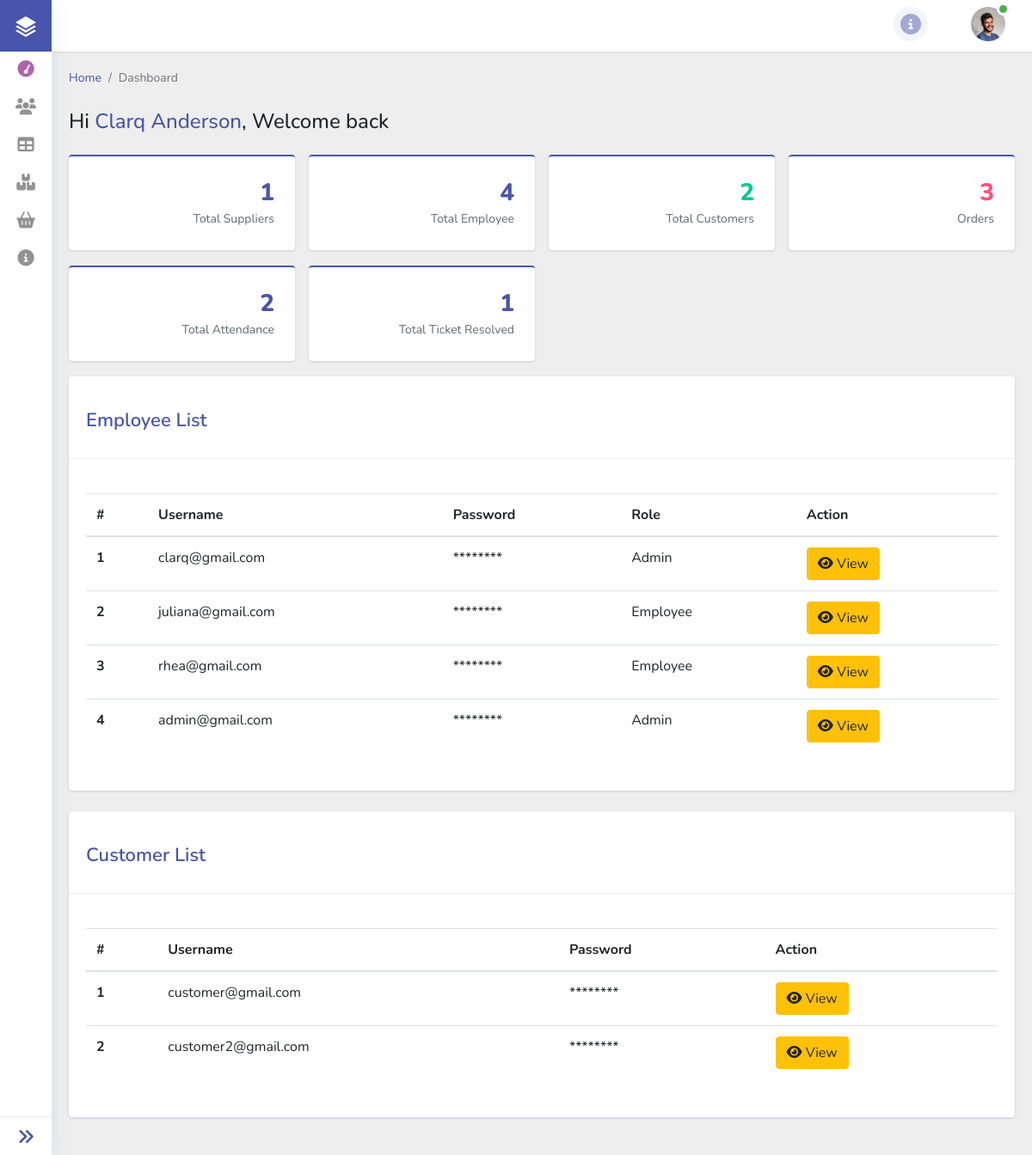
The app's page /dashboard/dashboard.php (signed in) with its own data.
### tables this page shows
CREATE TABLE `tbl_employee_account` (
  `employee_id` int(255) NOT NULL,
  `username` varchar(1000) NOT NULL,
  `password` varchar(1000) NOT NULL,
  `login_role_id` int(255) NOT NULL
);

CREATE TABLE `tbl_employee_info` (
  `employee_info_id` int(255) NOT NULL,
  `employee_id` int(255) NOT NULL,
  `relation_id` int(255) NOT NULL,
  `job_id` int(255) NOT NULL,
  `bill_id` int(255) NOT NULL,
  `firstname` varchar(100) NOT NULL,
  `middlename` varchar(100) NOT NULL,
  `lastname` varchar(100) NOT NULL,
  `birthdate` date NOT NULL,
  `gender` varchar(50) NOT NULL,
  `age` int(100) NOT NULL,
  `marital_status` varchar(200) NOT NULL,
  `email` varchar(200) NOT NULL,
  `phone_num` bigint(20) NOT NULL,
  `province` varchar(200) NOT NULL,
  `municipality` varchar(200) NOT NULL,
  `elem` varchar(300) DEFAULT NULL,
  `jhs` varchar(300) DEFAULT NULL,
  `shs` varchar(300) DEFAULT NULL,
  `college` varchar(300) DEFAULT NULL
);

CREATE TABLE `tbl_customer_account` (
  `customer_id` int(255) NOT NULL,
  `username` varchar(300) NOT NULL,
  `password` varchar(300) NOT NULL,
  `login_role_id` int(255) NOT NULL
);

### dashboard/dashboard-content/admin.php (the view, shortened to what this page needs)
<div class="main-content">
    <div class="container-fluid content-top-gap">
        <nav aria-label="breadcrumb">
            <ol class="breadcrumb my-breadcrumb">
                <li class="breadcrumb-item"><a href="index.html">Home</a></li>
                <li class="breadcrumb-item active" aria-current="page"><?= $_SESSION['title'] ?></li>
            </ol>
        </nav>
        <div class="welcome-msg pt-3 pb-4">
            <h1>Hi <span class="text-primary text-capitalize"><?= $user_row['firstname'] ?></span>, Welcome back</h1>
        </div>
        <div class="statistics">
            <div class="row">
                <div class="col-xl-6 pr-xl-2">
                    <div class="row">
                        <div class="col-sm-6 pr-sm-2 statistics-grid">
                            <div class="card card_border border-primary-top p-4">
                                <i class="lnr lnr-users"> </i>
                                <?php
                                $supplier_sql = "SELECT COUNT(*) as supplier FROM `tbl_supplier`";
                                $supplier_res = $conn->query($supplier_sql);
                                $supplier_row = $supplier_res->fetch_assoc();
                                ?>
                                <h3 class="text-primary number"><?= $supplier_row['supplier'] ?></h3>
                                <p class="stat-text">Total Suppliers</p>
                            </div>
                        </div>
                        <div class="col-sm-6 pl-sm-2 statistics-grid">
                            <div class="card card_border border-primary-top p-4">
                                <i class="lnr lnr-users"> </i>
                                <?php
                                $employee_sql = "SELECT COUNT(*) as employee FROM `tbl_employee_account`";
                                $employee_res = $conn->query($employee_sql);
                                $employee_row = $employee_res->fetch_assoc();
                                ?>
                                <h3 class="text-primary number"><?= $employee_row['employee'] ?></h3>
                                <p class="stat-text">Total Employee</p>
                            </div>
                        </div>
                    </div>
                </div>
                <div class="col-xl-6 pl-xl-2">
                    <div class="row">
                        <div class="col-sm-6 pr-sm-2 statistics-grid">
                            <div class="card card_border border-primary-top p-4">
                                <i class="lnr lnr-users"> </i>
                                <?php
                                $customer_sql = "SELECT COUNT(*) as customer FROM `tbl_customer_account`";
                                $customer_res = $conn->query($customer_sql);
                                $customer_row = $customer_res->fetch_assoc();
                                ?>
                                <h3 class="text-success number"><?= $customer_row['customer'] ?></h3>
                                <p class="stat-text">Total Customers</p>
                            </div>
                        </div>
                        <div class="col-sm-6 pl-sm-2 statistics-grid">
                            <div class="card card_border border-primary-top p-4">
                                <i class="lnr lnr-cart"> </i>
                                <?php
                                $order_sql = "SELECT COUNT(*) as 'order' FROM `tbl_order`";
                                $order_res = $conn->query($order_sql);
                                $order_row = $order_res->fetch_assoc();
                                ?>
                                <h3 class="text-danger number"><?= $order_row['order'] ?></h3>
                                <p class="stat-text">Orders</p>
                            </div>
                        </div>
                    </div>
                </div>
            </div>
            <div class="row">
                <div class="col-xl-6 pr-xl-2">
                    <div class="row">
                        <div class="col-sm-6 pr-sm-2 statistics-grid">
                            <div class="card card_border border-primary-top p-4">
                                <i class="lnr lnr-calendar-full text-info"> </i>
                                <?php
                                $attendance_sql = "SELECT COUNT(*) as attendance FROM `tbl_attendance`";
                                $attendance_res = $conn->query($attendance_sql);
                                $attendance_row = $attendance_res->fetch_assoc();
                                ?>
                                <h3 class="text-primary number"><?= $attendance_row['attendance'] ?></h3>
                                <p class="stat-text">Total Attendance</p>
                            </div>
                        </div>
                        <div class="col-sm-6 pl-sm-2 statistics-grid">
                            <div class="card card_border border-primary-top p-4">
                                <i class="lnr lnr-users"> </i>
                                <?php
                                $ticket_sql = "SELECT COUNT(*) as ticket FROM `tbl_ticket` WHERE is_resolved = 1";
                                $ticket_res = $conn->query($ticket_sql);
                                $ticket_row = $ticket_res->fetch_assoc();
                                ?>
                                <h3 class="text-primary number"><?= $ticket_row['ticket'] ?></h3>
                                <p class="stat-text">Total Ticket Resolved</p>
                            </div>
                        </div>
                    </div>
                </div>
            </div>
        </div>
        <section class="forms">
            <div class="card card_border py-2 mb-4">
                <div class="cards__heading">
                    <h3>Employee List <span></span></h3>
                </div>
                <div class="card-body">
                    <table id="employee" class="table table-hover" style="width:100%">
                        <thead>
                            <tr>
                                <th>#</th>
                                <th>Username</th>
                                <th>Password</th>
                                <th>Role</th>
                                <th>Action</th>
                            </tr>
                        </thead>
                        <tbody>
                            <?php
                            $sql = "SELECT * FROM `tbl_employee_account` INNER JOIN tbl_login_role ON tbl_employee_account.login_role_id = tbl_login_role.login_role_id";
                            $result = $conn->query($sql);
                            $count = 0;
                            while ($row = $result->fetch_assoc()) {
                                $count += 1;
                                ?>
                                <tr>
                                    <th scope="row"><?= $count ?></th>
                                    <td><?= $row['username'] ?></td>
                                    <td>********</td>
                                    <td class="text-capitalize"><?= $row['login_role'] ?></td>
                                    <td>
                                        <div class="d-flex">
                                            <form action="../forms/view-forms/employee.php" method="post" class="me-2">
                                                <button type="submit" class="btn btn-warning"><i class="fa fa-eye"
                                                        aria-hidden="true"></i> View</button>
                                            </form>
                                        </div>
                                    </td>
                                </tr>
                                <?php
                            }
                            ?>
                        </tbody>
                    </table>
                </div>
            </div>
        </section>
        <section class="forms">
            <div class="card card_border py-2 mb-4">
                <div class="cards__heading">
                    <h3>Customer List <span></span></h3>
                </div>
                <div class="card-body">
                    <table id="customer" class="table table-hover" style="width:100%">
                        <thead>
                            <tr>
                                <th>#</th>
                                <th>Username</th>
                                <th>Password</th>
                                <th>Action</th>
                            </tr>
                        </thead>
                        <tbody>
                            <?php
                            if (isset($_POST['o_customer_id'])) {
                                $get_id = $_POST['o_customer_id'];
                                $sql = "SELECT * FROM `tbl_customer_account` INNER JOIN tbl_login_role ON tbl_customer_account.login_role_id = tbl_login_role.login_role_id WHERE `customer_id` = $get_id";
                            } else {
                                $sql = "SELECT * FROM `tbl_customer_account` INNER JOIN tbl_login_role ON tbl_customer_account.login_role_id = tbl_login_role.login_role_id";
                            }
                            $result = $conn->query($sql);
                            $count = 0;
                            while ($row = $result->fetch_assoc()) {
                                $count += 1;
                                ?>
                                <tr>
                                    <th scope="row"><?= $count ?></th>
                                    <td><?= $row['username'] ?></td>
                                    <td>********</td>
                                    <td>
                                        <div class="d-flex">
                                            <form action="../forms/view-forms/customer.php" method="post" class="me-2">
                                                <button type="submit" class="btn btn-warning"><i class="fa fa-eye"
                                                        aria-hidden="true"></i> View</button>
                                            </form>
                                        </div>
                                    </td>
                                </tr>
                                <?php
                            }
                            ?>
                        </tbody>
                    </table>
                </div>
            </div>
        </section>
    </div>
</div>

### records on screen
tbl_employee_account: tbl_employee_info.firstname "Clarq Anderson", username "clarq@gmail.com", login_role.login_role "Admin"
tbl_employee_account: username "juliana@gmail.com", login_role.login_role "Employee"
tbl_employee_account: username "rhea@gmail.com", login_role.login_role "Employee"
tbl_employee_account: username "admin@gmail.com", login_role.login_role "Admin"
tbl_customer_account: username "customer@gmail.com"
tbl_customer_account: username "customer2@gmail.com"

### other values on screen
$_SESSION['title'] "Dashboard"
$supplier_row['supplier'] "1"
$employee_row['employee'] "4"
$customer_row['customer'] "2"
$order_row['order'] "3"
$attendance_row['attendance'] "2"
$ticket_row['ticket'] "1"
